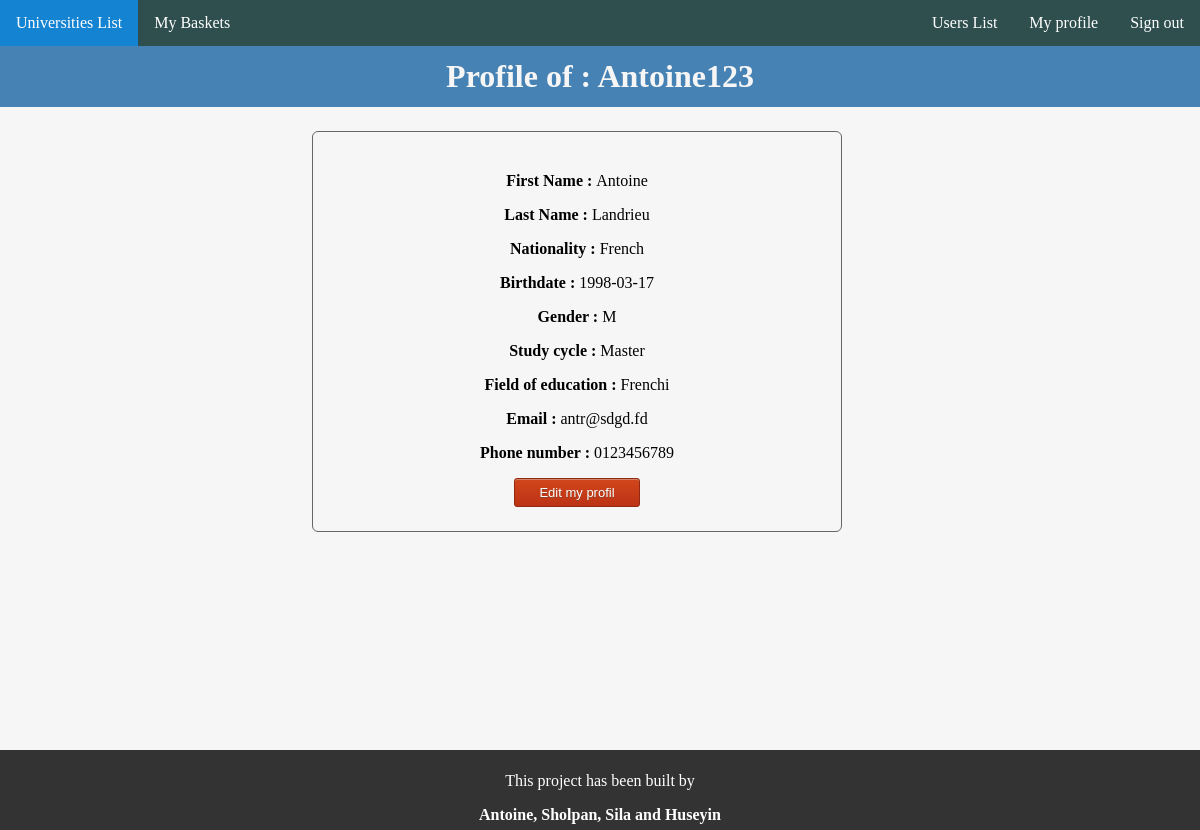
Before: /MyProfil.php (signed in) with the older database file.
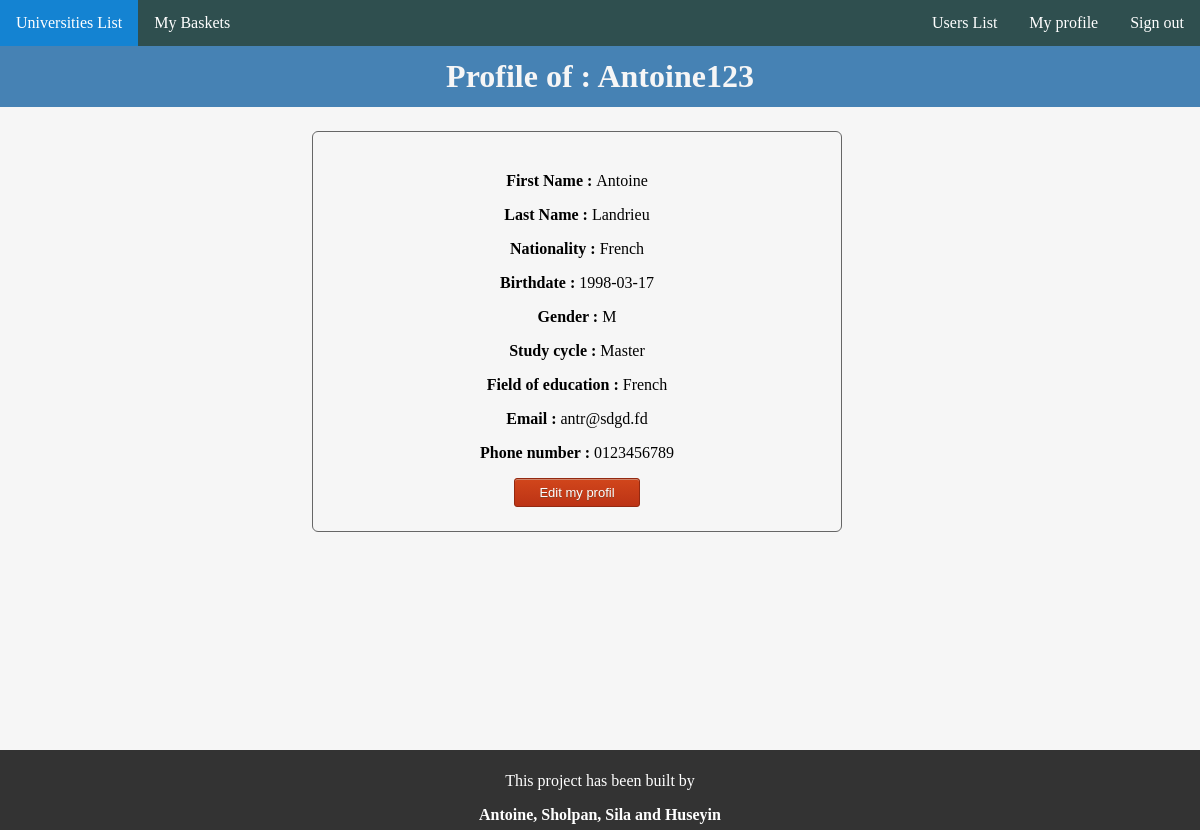
After: the same page with the newer database file.
### tables this page shows
CREATE TABLE IF NOT EXISTS `user` (
  `IdU` bigint(20) NOT NULL AUTO_INCREMENT,
  `Username` varchar(255) NOT NULL,
  `FirstName` varchar(255) NOT NULL,
  `Surname` varchar(255) NOT NULL,
  `DateOfBirth` date NOT NULL,
  `Nationality` varchar(255) NOT NULL,
  `Sex` varchar(255) NOT NULL,
  `StudyCycle` varchar(255) DEFAULT NULL,
  `FieldOfEducation` varchar(255) NOT NULL,
  `status` varchar(11) NOT NULL,
  `Email` varchar(255) NOT NULL,
  `pwd` varchar(255) NOT NULL,
  `Phone` varchar(20) NOT NULL,
  `DateArrival` date DEFAULT NULL,
  `DateDeparture` date DEFAULT NULL,
  `IdUnivers` bigint(20) DEFAULT NULL,
  PRIMARY KEY (`IdU`),
  UNIQUE KEY `Username` (`Username`)
);

### MyProfil.php (the view, shortened to what this page needs)
<?php include("include/Head.php");
include("include/Header.php");
include("include/nav.php");
include("include/Configuration.php");
$UserData = $bdd->prepare('SELECT * FROM user WHERE Username = ?');
$UserData->execute(array($_SESSION['Username']));
$User = $UserData->fetch()
?>
<div id="Profil">
	<h1 class="whereFrom"> Profile of : <?php echo $_SESSION['Username']; ?> </h1>
	<div class="profile">
		<p><strong> First Name : </strong><?php echo $User['FirstName']; ?> </p>
		<p><strong> Last Name : </strong><?php echo $User['Surname']; ?> </p>
		<p><strong> Nationality : </strong><?php echo $User['Nationality']; ?></p>
		<p><strong> Birthdate : </strong><?php echo $User['DateOfBirth']; ?></p>
		<p><strong> Gender :</strong> <?php echo $User['Sex']; ?></p>
        <p><strong> Study cycle :</strong> <?php echo $User['StudyCycle']; ?></p>
		<p><strong> Field of education : </strong><?php echo $User['FieldOfEducation']; ?></p>
		<p><strong> Email : </strong><?php echo $User['Email']; ?></p>
        <p><strong> Phone number : </strong><?php echo $User['Phone']; ?></p>
    <form name="EditMyProfil" method="post" action="EditMyProfil.php">
        <button class="myButton">Edit my profil</button>
	</form>
</div>
</div>
<?php include("include/footer.php"); ?>

Changed rows visible on the page:
changed user "Antoine": FieldOfEducation "Frenchi" → "French"
